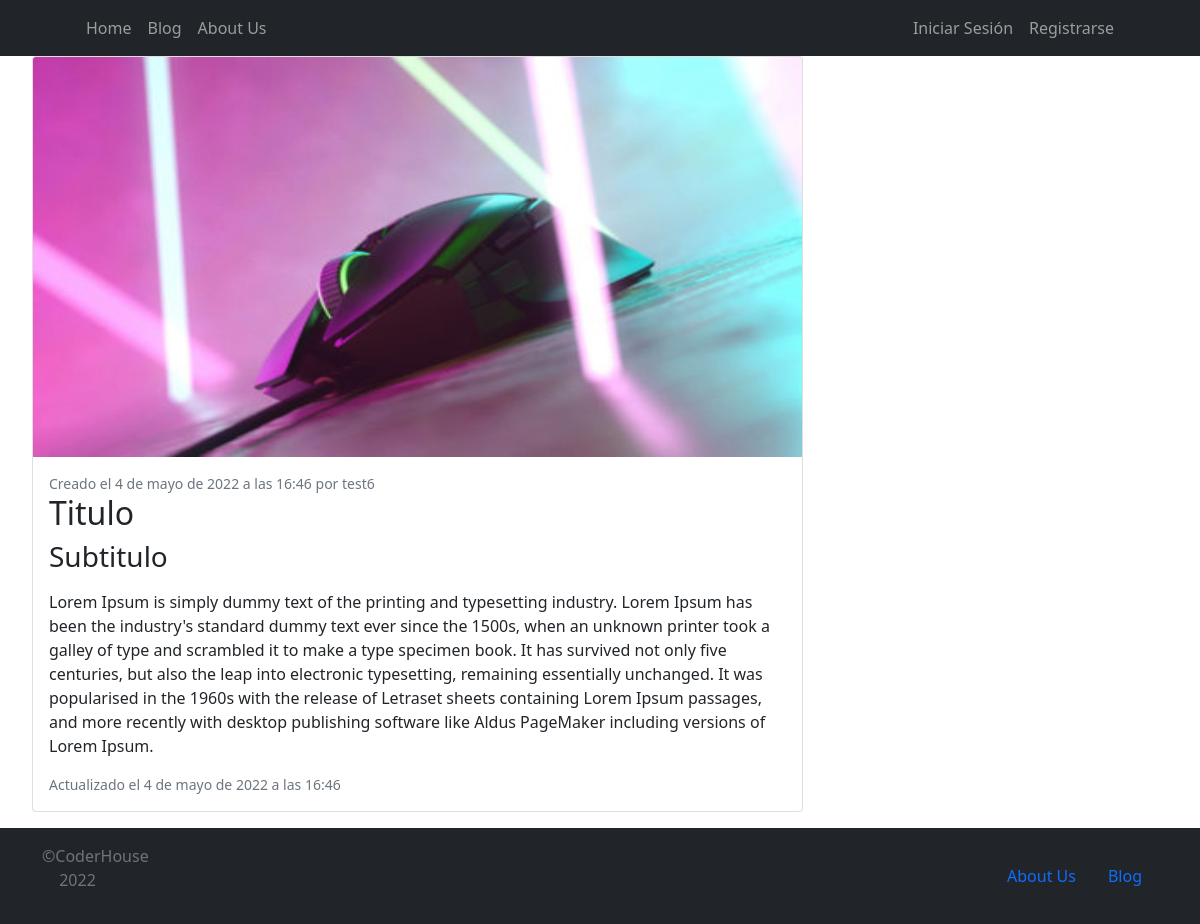
Screenshot of /pages/16/ with the database file from the repository.
### pages/models.py (models this page shows, shortened)
class Page(models.Model):
    id =        models.AutoField(primary_key=True)
    title =     models.CharField(max_length=20, verbose_name="Titulo")
    subtitle =  models.CharField(max_length=50, verbose_name="Subtitulo")
    content =   RichTextField(verbose_name="Texto")
    image =     models.ImageField(upload_to='page_imagen', null=True, blank=True, verbose_name="Imagen")
    autor =     models.ForeignKey(User, on_delete=models.CASCADE)
    created =   models.DateTimeField(auto_now_add=True)
    updated =   models.DateTimeField(auto_now=True)

### pages/views.py (the view)
# urls.py: path('pages/<pk>/', views.ViewPage.as_view(), name='pageDetail'),
class ViewPage(DetailView):
    model = Page
    template_name = 'pages/detail_page.html'

### pages/templates/pages/detail_page.html (shortened to what this page needs)
{% extends "core/blog.html" %}
{% block contenido %}
<ul>
  <div class="row">
      <div class="col-lg-8">
          <div class="card mb-6">
              <a href="#!"><img class="card-img-top" src="{{page.image.url}}" width="900" height="400" alt="..." /></a>
              <div class="card-body">
                  <div class="small text-muted">Creado el {{page.created}} por {{page.autor}}</div>
                  <h2 class="card-title">{{page.title}}</h2>
                  <h3 class="card-title">{{page.subtitle}}</h3>
                  <p class="card-text">{{page.content|safe}}</p>
                  <div class="small text-muted">Actualizado el {{page.updated}}</div>
              </div>
          </div>
      </div>
  </div>
</ul>
{% endblock contenido %}

### rows the page displays
Page: image (picture), created "4 de mayo de 2022 a las 16:46", autor "test6", title "Titulo", subtitle "Subtitulo", content "Lorem Ipsum is simply dummy text of the printing and typesetting industry. Lorem Ipsum has been the industry's standard dummy text ever since the 1500s, when an unknown printer took a galley of type and scrambled it to make a type specimen book. It has survived not only five centuries, but also the leap into electronic typesetting, remaining essentially unchanged. It was popularised in the 1960s with the release of Letraset sheets containing Lorem Ipsum passages, and more recently with desktop publishing software like Aldus PageMaker including versions of Lorem Ipsum.", updated "4 de mayo de 2022 a las 16:46"
